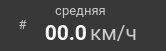
     <widget class="QFrame" name="f_avg_speed">
      <property name="geometry">
       <rect>
        <x>20</x>
        <y>200</y>
        <width>166</width>
        <height>51</height>
       </rect>
      </property>
      <property name="minimumSize">
       <size>
        <width>166</width>
        <height>51</height>
       </size>
      </property>
      <property name="maximumSize">
       <size>
        <width>166</width>
        <height>51</height>
       </size>
      </property>
      <property name="styleSheet">
       <string notr="true">background-color: #383838;
border-radius: 20px;</string>
      </property>
      <property name="frameShape">
       <enum>QFrame::StyledPanel</enum>
      </property>
      <property name="frameShadow">
       <enum>QFrame::Raised</enum>
      </property>
      <widget class="QLabel" name="stat_avg_speed">
       <property name="geometry">
        <rect>
         <x>42</x>
         <y>20</y>
         <width>45</width>
         <height>25</height>
        </rect>
       </property>
       <property name="minimumSize">
        <size>
         <width>45</width>
         <height>25</height>
        </size>
       </property>
       <property name="maximumSize">
        <size>
         <width>42</width>
         <height>25</height>
        </size>
       </property>
       <property name="palette">
        <palette>
         <active>
          <colorrole role="WindowText">
           <brush brushstyle="SolidPattern">
            <color alpha="255">
             <red>255</red>
             <green>255</green>
             <blue>255</blue>
            </color>
           </brush>
          </colorrole>
          <colorrole role="Button">
           <brush brushstyle="SolidPattern">
            <color alpha="255">
             <red>56</red>
             <green>56</green>
             <blue>56</blue>
            </color>
           </brush>
          </colorrole>
          <colorrole role="Text">
           <brush brushstyle="SolidPattern">
            <color alpha="255">
             <red>255</red>
             <green>255</green>
             <blue>255</blue>
            </color>
           </brush>
          </colorrole>
          <colorrole role="ButtonText">
           <brush brushstyle="SolidPattern">
            <color alpha="255">
             <red>255</red>
             <green>255</green>
             <blue>255</blue>
            </color>
           </brush>
          </colorrole>
          <colorrole role="Base">
           <brush brushstyle="SolidPattern">
            <color alpha="255">
             <red>56</red>
             <green>56</green>
             <blue>56</blue>
            </color>
           </brush>
          </colorrole>
          <colorrole role="Window">
           <brush brushstyle="SolidPattern">
            <color alpha="255">
             <red>56</red>
             <green>56</green>
             <blue>56</blue>
            </color>
           </brush>
          </colorrole>
         </active>
         <inactive>
          <colorrole role="WindowText">
           <brush brushstyle="SolidPattern">
            <color alpha="255">
             <red>255</red>
             <green>255</green>
             <blue>255</blue>
            </color>
           </brush>
          </colorrole>
          <colorrole role="Button">
           <brush brushstyle="SolidPattern">
            <color alpha="255">
             <red>56</red>
             <green>56</green>
             <blue>56</blue>
            </color>
           </brush>
          </colorrole>
          <colorrole role="Text">
           <brush brushstyle="SolidPattern">
            <color alpha="255">
             <red>255</red>
             <green>255</green>
             <blue>255</blue>
            </color>
           </brush>
          </colorrole>
          <colorrole role="ButtonText">
           <brush brushstyle="SolidPattern">
            <color alpha="255">
             <red>255</red>
             <green>255</green>
             <blue>255</blue>
            </color>
           </brush>
          </colorrole>
          <colorrole role="Base">
           <brush brushstyle="SolidPattern">
            <color alpha="255">
             <red>56</red>
             <green>56</green>
             <blue>56</blue>
            </color>
           </brush>
          </colorrole>
          <colorrole role="Window">
           <brush brushstyle="SolidPattern">
            <color alpha="255">
             <red>56</red>
             <green>56</green>
             <blue>56</blue>
            </color>
           </brush>
          </colorrole>
         </inactive>
         <disabled>
          <colorrole role="WindowText">
           <brush brushstyle="SolidPattern">
            <color alpha="255">
             <red>255</red>
             <green>255</green>
             <blue>255</blue>
            </color>
           </brush>
          </colorrole>
          <colorrole role="Button">
           <brush brushstyle="SolidPattern">
            <color alpha="255">
             <red>56</red>
             <green>56</green>
             <blue>56</blue>
            </color>
           </brush>
          </colorrole>
          <colorrole role="Text">
           <brush brushstyle="SolidPattern">
            <color alpha="255">
             <red>255</red>
             <green>255</green>
             <blue>255</blue>
            </color>
           </brush>
          </colorrole>
          <colorrole role="ButtonText">
           <brush brushstyle="SolidPattern">
            <color alpha="255">
             <red>255</red>
             <green>255</green>
             <blue>255</blue>
            </color>
           </brush>
          </colorrole>
          <colorrole role="Base">
           <brush brushstyle="SolidPattern">
            <color alpha="255">
             <red>56</red>
             <green>56</green>
             <blue>56</blue>
            </color>
           </brush>
          </colorrole>
          <colorrole role="Window">
           <brush brushstyle="SolidPattern">
            <color alpha="255">
             <red>56</red>
             <green>56</green>
             <blue>56</blue>
            </color>
           </brush>
          </colorrole>
         </disabled>
        </palette>
       </property>
       <property name="font">
        <font>
         <family>Roboto</family>
         <pointsize>16</pointsize>
         <weight>75</weight>
         <bold>true</bold>
        </font>
       </property>
       <property name="styleSheet">
        <string notr="true">color: rgb(255, 255, 255);</string>
       </property>
       <property name="text">
        <string>00.0</string>
       </property>
       <property name="alignment">
        <set>Qt::AlignRight|Qt::AlignTrailing|Qt::AlignVCenter</set>
       </property>
      </widget>
      <widget class="QLabel" name="stat_avg_speed_icon">
       <property name="geometry">
        <rect>
         <x>10</x>
         <y>12</y>
         <width>25</width>
         <height>25</height>
        </rect>
       </property>
       <property name="palette">
        <palette>
         <active>
          <colorrole role="WindowText">
           <brush brushstyle="SolidPattern">
            <color alpha="255">
             <red>204</red>
             <green>204</green>
             <blue>204</blue>
            </color>
           </brush>
          </colorrole>
          <colorrole role="Button">
           <brush brushstyle="SolidPattern">
            <color alpha="255">
             <red>56</red>
             <green>56</green>
             <blue>56</blue>
            </color>
           </brush>
          </colorrole>
          <colorrole role="Text">
           <brush brushstyle="SolidPattern">
            <color alpha="255">
             <red>204</red>
             <green>204</green>
             <blue>204</blue>
            </color>
           </brush>
          </colorrole>
          <colorrole role="ButtonText">
           <brush brushstyle="SolidPattern">
            <color alpha="255">
             <red>204</red>
             <green>204</green>
             <blue>204</blue>
            </color>
           </brush>
          </colorrole>
          <colorrole role="Base">
           <brush brushstyle="SolidPattern">
            <color alpha="255">
             <red>56</red>
             <green>56</green>
             <blue>56</blue>
            </color>
           </brush>
          </colorrole>
          <colorrole role="Window">
           <brush brushstyle="SolidPattern">
            <color alpha="255">
             <red>56</red>
             <green>56</green>
             <blue>56</blue>
            </color>
           </brush>
          </colorrole>
         </active>
         <inactive>
          <colorrole role="WindowText">
           <brush brushstyle="SolidPattern">
            <color alpha="255">
             <red>204</red>
             <green>204</green>
             <blue>204</blue>
            </color>
           </brush>
          </colorrole>
          <colorrole role="Button">
           <brush brushstyle="SolidPattern">
            <color alpha="255">
             <red>56</red>
             <green>56</green>
             <blue>56</blue>
            </color>
           </brush>
          </colorrole>
          <colorrole role="Text">
           <brush brushstyle="SolidPattern">
            <color alpha="255">
             <red>204</red>
             <green>204</green>
             <blue>204</blue>
            </color>
           </brush>
          </colorrole>
          <colorrole role="ButtonText">
           <brush brushstyle="SolidPattern">
            <color alpha="255">
             <red>204</red>
             <green>204</green>
             <blue>204</blue>
            </color>
           </brush>
          </colorrole>
          <colorrole role="Base">
           <brush brushstyle="SolidPattern">
            <color alpha="255">
             <red>56</red>
             <green>56</green>
             <blue>56</blue>
            </color>
           </brush>
          </colorrole>
          <colorrole role="Window">
           <brush brushstyle="SolidPattern">
            <color alpha="255">
             <red>56</red>
             <green>56</green>
             <blue>56</blue>
            </color>
           </brush>
          </colorrole>
         </inactive>
         <disabled>
          <colorrole role="WindowText">
           <brush brushstyle="SolidPattern">
            <color alpha="255">
             <red>204</red>
             <green>204</green>
             <blue>204</blue>
            </color>
           </brush>
          </colorrole>
          <colorrole role="Button">
           <brush brushstyle="SolidPattern">
            <color alpha="255">
             <red>56</red>
             <green>56</green>
             <blue>56</blue>
            </color>
           </brush>
          </colorrole>
          <colorrole role="Text">
           <brush brushstyle="SolidPattern">
            <color alpha="255">
             <red>204</red>
             <green>204</green>
             <blue>204</blue>
            </color>
           </brush>
          </colorrole>
          <colorrole role="ButtonText">
           <brush brushstyle="SolidPattern">
            <color alpha="255">
             <red>204</red>
             <green>204</green>
             <blue>204</blue>
            </color>
           </brush>
          </colorrole>
          <colorrole role="Base">
           <brush brushstyle="SolidPattern">
            <color alpha="255">
             <red>56</red>
             <green>56</green>
             <blue>56</blue>
            </color>
           </brush>
          </colorrole>
          <colorrole role="Window">
           <brush brushstyle="SolidPattern">
            <color alpha="255">
             <red>56</red>
             <green>56</green>
             <blue>56</blue>
            </color>
           </brush>
          </colorrole>
         </disabled>
        </palette>
       </property>
       <property name="font">
        <font>
         <family>Roboto</family>
         <pointsize>10</pointsize>
        </font>
       </property>
       <property name="styleSheet">
        <string notr="true">color: #CCCCCC;</string>
       </property>
       <property name="text">
        <string>#</string>
       </property>
       <property name="alignment">
        <set>Qt::AlignCenter</set>
       </property>
      </widget>
      <widget class="QLabel" name="stat_avg_speed_unit">
       <property name="geometry">
        <rect>
         <x>90</x>
         <y>20</y>
         <width>70</width>
         <height>25</height>
        </rect>
       </property>
       <property name="minimumSize">
        <size>
         <width>70</width>
         <height>0</height>
        </size>
       </property>
       <property name="maximumSize">
        <size>
         <width>70</width>
         <height>16777215</height>
        </size>
       </property>
       <property name="palette">
        <palette>
         <active>
          <colorrole role="WindowText">
           <brush brushstyle="SolidPattern">
            <color alpha="255">
             <red>204</red>
             <green>204</green>
             <blue>204</blue>
            </color>
           </brush>
          </colorrole>
          <colorrole role="Button">
           <brush brushstyle="SolidPattern">
            <color alpha="255">
             <red>56</red>
             <green>56</green>
             <blue>56</blue>
            </color>
           </brush>
          </colorrole>
          <colorrole role="Text">
           <brush brushstyle="SolidPattern">
            <color alpha="255">
             <red>204</red>
             <green>204</green>
             <blue>204</blue>
            </color>
           </brush>
          </colorrole>
          <colorrole role="ButtonText">
           <brush brushstyle="SolidPattern">
            <color alpha="255">
             <red>204</red>
             <green>204</green>
             <blue>204</blue>
            </color>
           </brush>
          </colorrole>
          <colorrole role="Base">
           <brush brushstyle="SolidPattern">
            <color alpha="255">
             <red>56</red>
             <green>56</green>
             <blue>56</blue>
            </color>
           </brush>
          </colorrole>
          <colorrole role="Window">
           <brush brushstyle="SolidPattern">
            <color alpha="255">
             <red>56</red>
             <green>56</green>
             <blue>56</blue>
            </color>
           </brush>
          </colorrole>
         </active>
         <inactive>
          <colorrole role="WindowText">
           <brush brushstyle="SolidPattern">
            <color alpha="255">
             <red>204</red>
             <green>204</green>
             <blue>204</blue>
            </color>
           </brush>
          </colorrole>
          <colorrole role="Button">
           <brush brushstyle="SolidPattern">
            <color alpha="255">
             <red>56</red>
             <green>56</green>
             <blue>56</blue>
            </color>
           </brush>
          </colorrole>
          <colorrole role="Text">
           <brush brushstyle="SolidPattern">
            <color alpha="255">
             <red>204</red>
             <green>204</green>
             <blue>204</blue>
            </color>
           </brush>
          </colorrole>
          <colorrole role="ButtonText">
           <brush brushstyle="SolidPattern">
            <color alpha="255">
             <red>204</red>
             <green>204</green>
             <blue>204</blue>
            </color>
           </brush>
          </colorrole>
          <colorrole role="Base">
           <brush brushstyle="SolidPattern">
            <color alpha="255">
             <red>56</red>
             <green>56</green>
             <blue>56</blue>
            </color>
           </brush>
          </colorrole>
          <colorrole role="Window">
           <brush brushstyle="SolidPattern">
            <color alpha="255">
             <red>56</red>
             <green>56</green>
             <blue>56</blue>
            </color>
           </brush>
          </colorrole>
         </inactive>
         <disabled>
          <colorrole role="WindowText">
           <brush brushstyle="SolidPattern">
            <color alpha="255">
             <red>204</red>
             <green>204</green>
             <blue>204</blue>
            </color>
           </brush>
          </colorrole>
          <colorrole role="Button">
           <brush brushstyle="SolidPattern">
            <color alpha="255">
             <red>56</red>
             <green>56</green>
             <blue>56</blue>
            </color>
           </brush>
          </colorrole>
          <colorrole role="Text">
           <brush brushstyle="SolidPattern">
            <color alpha="255">
             <red>204</red>
             <green>204</green>
             <blue>204</blue>
            </color>
           </brush>
          </colorrole>
          <colorrole role="ButtonText">
           <brush brushstyle="SolidPattern">
            <color alpha="255">
             <red>204</red>
             <green>204</green>
             <blue>204</blue>
            </color>
           </brush>
          </colorrole>
          <colorrole role="Base">
           <brush brushstyle="SolidPattern">
            <color alpha="255">
             <red>56</red>
             <green>56</green>
             <blue>56</blue>
            </color>
           </brush>
          </colorrole>
          <colorrole role="Window">
           <brush brushstyle="SolidPattern">
            <color alpha="255">
             <red>56</red>
             <green>56</green>
             <blue>56</blue>
            </color>
           </brush>
          </colorrole>
         </disabled>
        </palette>
       </property>
       <property name="font">
        <font>
         <family>Roboto</family>
         <pointsize>16</pointsize>
        </font>
       </property>
       <property name="styleSheet">
        <string notr="true">color: #CCCCCC;</string>
       </property>
       <property name="text">
        <string>км/ч</string>
       </property>
       <property name="alignment">
        <set>Qt::AlignLeading|Qt::AlignLeft|Qt::AlignVCenter</set>
       </property>
      </widget>
      <widget class="QLabel" name="stat_avg_speed_text">
       <property name="geometry">
        <rect>
         <x>50</x>
         <y>0</y>
         <width>61</width>
         <height>20</height>
        </rect>
       </property>
       <property name="minimumSize">
        <size>
         <width>61</width>
         <height>0</height>
        </size>
       </property>
       <property name="maximumSize">
        <size>
         <width>61</width>
         <height>16777215</height>
        </size>
       </property>
       <property name="palette">
        <palette>
         <active>
          <colorrole role="WindowText">
           <brush brushstyle="SolidPattern">
            <color alpha="255">
             <red>204</red>
             <green>204</green>
             <blue>204</blue>
            </color>
           </brush>
          </colorrole>
          <colorrole role="Button">
           <brush brushstyle="SolidPattern">
            <color alpha="255">
             <red>56</red>
             <green>56</green>
             <blue>56</blue>
            </color>
           </brush>
          </colorrole>
          <colorrole role="Text">
           <brush brushstyle="SolidPattern">
            <color alpha="255">
             <red>204</red>
             <green>204</green>
             <blue>204</blue>
            </color>
           </brush>
          </colorrole>
          <colorrole role="ButtonText">
           <brush brushstyle="SolidPattern">
            <color alpha="255">
             <red>204</red>
             <green>204</green>
             <blue>204</blue>
            </color>
           </brush>
          </colorrole>
          <colorrole role="Base">
           <brush brushstyle="SolidPattern">
            <color alpha="255">
             <red>56</red>
             <green>56</green>
             <blue>56</blue>
            </color>
           </brush>
          </colorrole>
          <colorrole role="Window">
           <brush brushstyle="SolidPattern">
            <color alpha="255">
             <red>56</red>
             <green>56</green>
             <blue>56</blue>
            </color>
           </brush>
          </colorrole>
         </active>
         <inactive>
          <colorrole role="WindowText">
           <brush brushstyle="SolidPattern">
            <color alpha="255">
             <red>204</red>
             <green>204</green>
             <blue>204</blue>
            </color>
           </brush>
          </colorrole>
          <colorrole role="Button">
           <brush brushstyle="SolidPattern">
            <color alpha="255">
             <red>56</red>
             <green>56</green>
             <blue>56</blue>
            </color>
           </brush>
          </colorrole>
          <colorrole role="Text">
           <brush brushstyle="SolidPattern">
            <color alpha="255">
             <red>204</red>
             <green>204</green>
             <blue>204</blue>
            </color>
           </brush>
          </colorrole>
          <colorrole role="ButtonText">
           <brush brushstyle="SolidPattern">
            <color alpha="255">
             <red>204</red>
             <green>204</green>
             <blue>204</blue>
            </color>
           </brush>
          </colorrole>
          <colorrole role="Base">
           <brush brushstyle="SolidPattern">
            <color alpha="255">
             <red>56</red>
             <green>56</green>
             <blue>56</blue>
            </color>
           </brush>
          </colorrole>
          <colorrole role="Window">
           <brush brushstyle="SolidPattern">
            <color alpha="255">
             <red>56</red>
             <green>56</green>
             <blue>56</blue>
            </color>
           </brush>
          </colorrole>
         </inactive>
         <disabled>
          <colorrole role="WindowText">
           <brush brushstyle="SolidPattern">
            <color alpha="255">
             <red>204</red>
             <green>204</green>
             <blue>204</blue>
            </color>
           </brush>
          </colorrole>
          <colorrole role="Button">
           <brush brushstyle="SolidPattern">
            <color alpha="255">
             <red>56</red>
             <green>56</green>
             <blue>56</blue>
            </color>
           </brush>
          </colorrole>
          <colorrole role="Text">
           <brush brushstyle="SolidPattern">
            <color alpha="255">
             <red>204</red>
             <green>204</green>
             <blue>204</blue>
            </color>
           </brush>
          </colorrole>
          <colorrole role="ButtonText">
           <brush brushstyle="SolidPattern">
            <color alpha="255">
             <red>204</red>
             <green>204</green>
             <blue>204</blue>
            </color>
           </brush>
          </colorrole>
          <colorrole role="Base">
           <brush brushstyle="SolidPattern">
            <color alpha="255">
             <red>56</red>
             <green>56</green>
             <blue>56</blue>
            </color>
           </brush>
          </colorrole>
          <colorrole role="Window">
           <brush brushstyle="SolidPattern">
            <color alpha="255">
             <red>56</red>
             <green>56</green>
             <blue>56</blue>
            </color>
           </brush>
          </colorrole>
         </disabled>
        </palette>
       </property>
       <property name="font">
        <font>
         <family>Roboto</family>
         <pointsize>10</pointsize>
        </font>
       </property>
       <property name="styleSheet">
        <string notr="true">color: #CCCCCC;</string>
       </property>
       <property name="text">
        <string>средняя</string>
       </property>
       <property name="alignment">
        <set>Qt::AlignCenter</set>
       </property>
      </widget>
      <zorder>stat_avg_speed_icon</zorder>
      <zorder>stat_avg_speed_unit</zorder>
      <zorder>stat_avg_speed_text</zorder>
      <zorder>stat_avg_speed</zorder>
     </widget>
